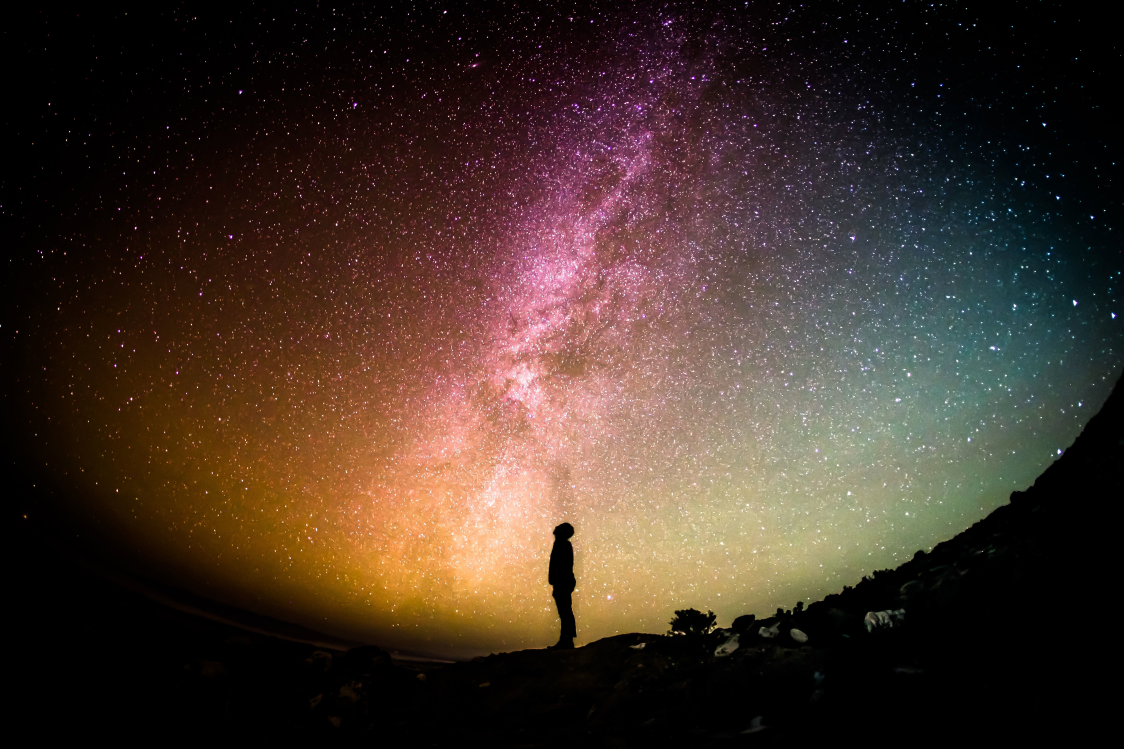
#> input picture image/data/space.jpg, 5616 x 3744 px (shown at 1/5 size)
$ python chromakey.py
#> lines starting #> are read from the running program, lines starting #| are printed output that depends on the picture
import cv2
import numpy as np

W=320
H=240
bimg = cv2.imread("./data/space.jpg")
#> bimg is the input picture: shape (3744, 5616, 3); mean B, G, R 41.1, 50.6, 67.2
bimg = cv2.resize(bimg, (W, H))
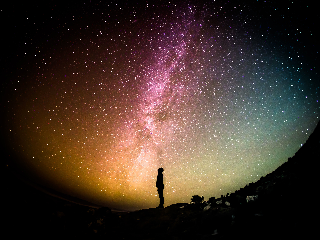
#> bimg: shape (240, 320, 3); mean B, G, R 41, 50.5, 67.1
bb, bg, br = cv2.split(bimg)
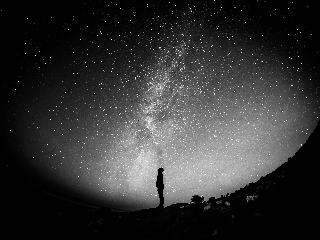
#> bg: shape (240, 320); min 0, max 255, mean 50.5
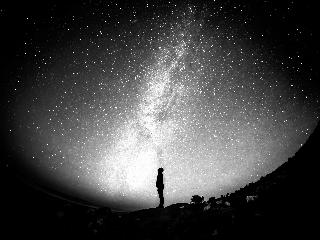
#> br: shape (240, 320); min 0, max 255, mean 67.1
cap = cv2.VideoCapture(0, cv2.CAP_MSMF)
cap.set(cv2.CAP_PROP_FRAME_WIDTH, W)
cap.set(cv2.CAP_PROP_FRAME_HEIGHT, H)

while True:
    ret, img = cap.read()
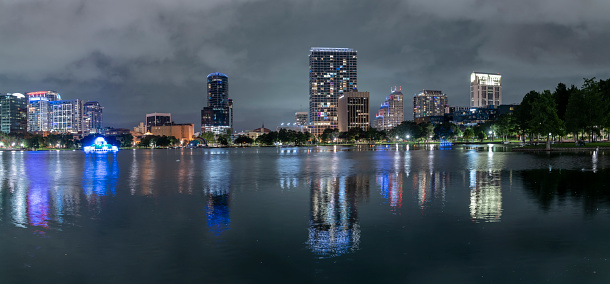
#> input picture image/data/city.jpg, 610 x 284 px, given in place of the camera
#> img is the input picture: shape (284, 610, 3); mean B, G, R 90.9, 79.8, 68
    if ret:
        b, g, r = cv2.split(img)
        for y in range(H):
            for x in range(W):
                if g.item(y,x)>180 and b.item(y,x)>180 and r.item(y,x)>180:  ## background color ##
                    b.itemset(y, x, bb.item(y,x))
                    g.itemset(y, x, bg.item(y,x))
                    r.itemset(y, x, br.item(y,x))
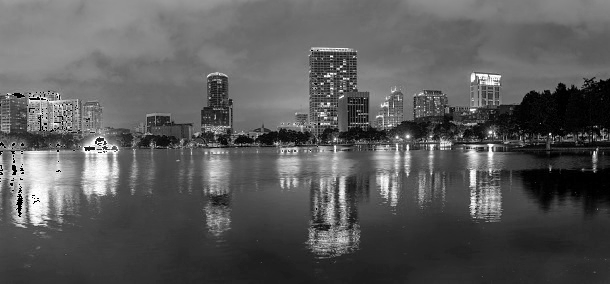
#> b: shape (284, 610); min 0, max 255, mean 89.9
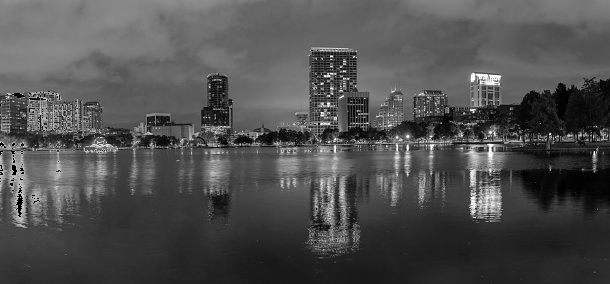
#> g: shape (284, 610); min 0, max 255, mean 79
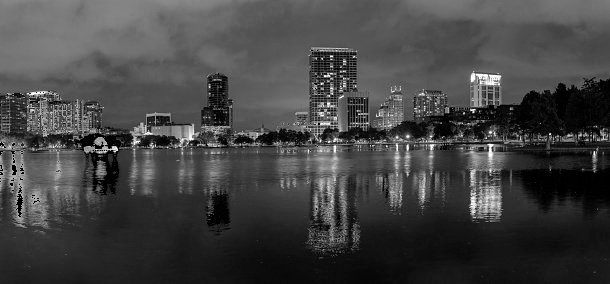
#> r: shape (284, 610); min 0, max 255, mean 67.3

        timg = cv2.merge((b,g,r))
#> (the run stopped early here; a loop or call above may not have finished)
